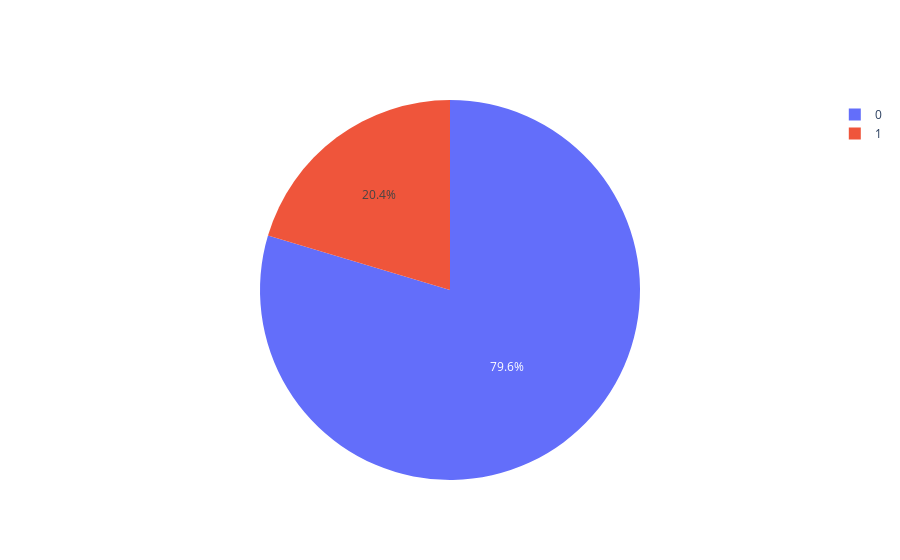

Notebook code cell kept with this figure:
### Code cell
fig = go.Figure()
churn_data_active_member = churn_data['Exited'].value_counts()
fig.add_trace(go.Pie(values=churn_data_active_member, labels=churn_data_active_member.index))
fig.show()

### Figure 1 — Plotly figure (JSON) as saved in the notebook; plotly's stock layout.template omitted (floating-point values rounded to 4 significant figures)
{"data": [{"labels": [0, 1], "type": "pie", "values": [7963, 2037]}], "layout": {}}
